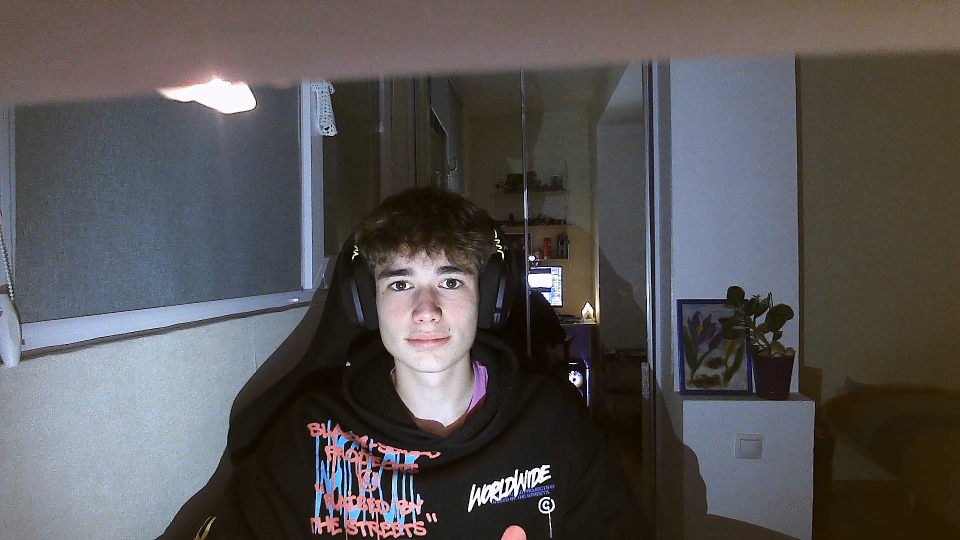
#> input picture images/img.jpg, 1920 x 1080 px (shown at 1/2 size)
$ python HW_lesson_3.py
#> lines starting #> are read from the running program, lines starting #| are printed output that depends on the picture
import cv2
import numpy as np


img = cv2.imread('images/img.jpg')
#> img is the input picture: shape (1080, 1920, 3); mean B, G, R 84.4, 83.9, 86.8
size = cv2.resize(img, (612, 512))
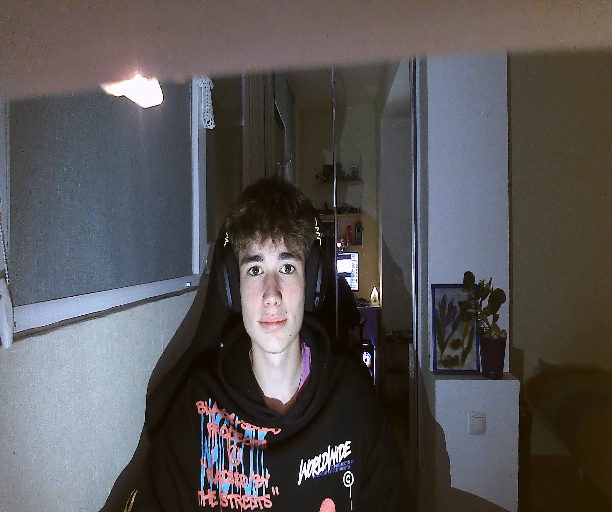
#> size: shape (512, 612, 3); mean B, G, R 84.2, 83.8, 86.6

cv2.rectangle(size, (220, 180), (320, 355), (123, 232, 145), 3)
cv2.putText(size, "Yehor Hres", (225, 375), cv2.FONT_HERSHEY_SIMPLEX, 0.5, (0, 0, 255))
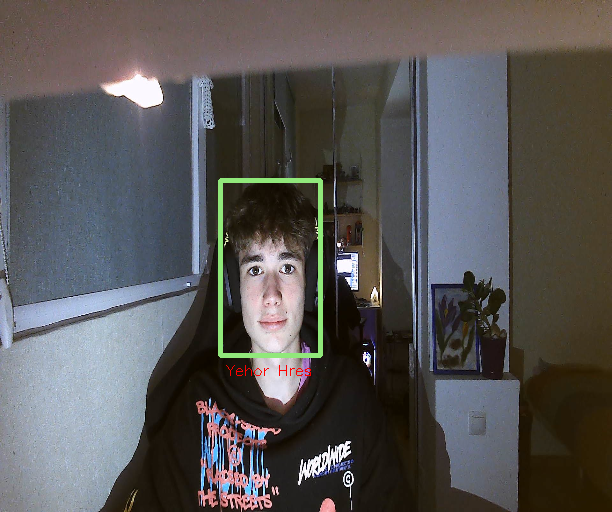
#> size: shape (512, 612, 3); mean B, G, R 84.9, 85.4, 87.5


cv2.imshow('Face', size)


cv2.waitKey(0)
cv2.destroyAllWindows()
